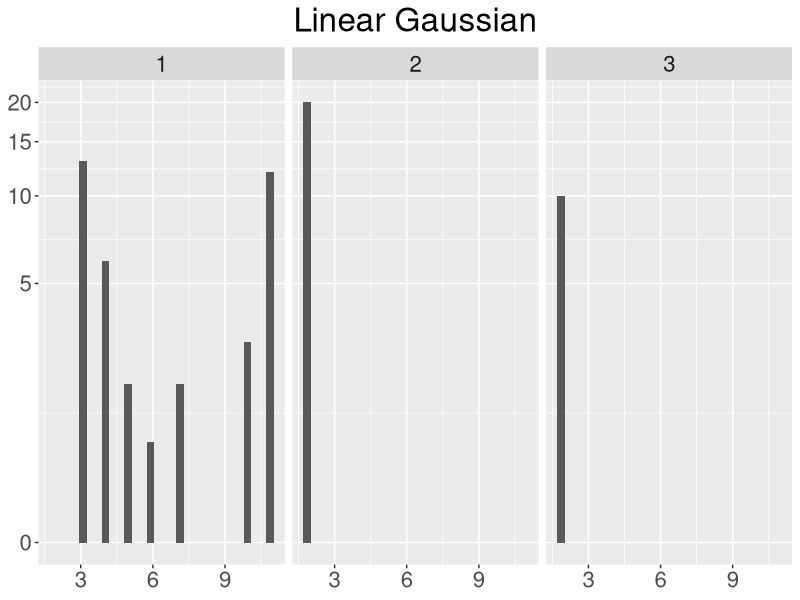
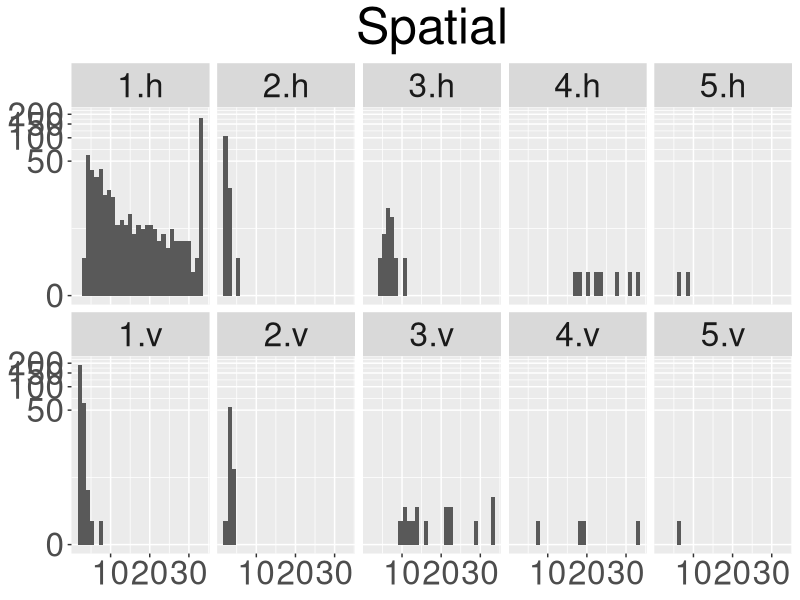

Source code (R) for these figures, in order:
library(plyr)
library(ggplot2)
# linear Gaussian
df <- read.csv("data/adaptive_resampling/adaptive_lgssm.csv", col.names = c("u", "m"))
ggplot(data = df, aes(x = m)) +
  geom_histogram() +
  facet_grid(~factor(u, levels=c('1','2','3','4', '5'))) +
  scale_y_continuous(trans='log1p') +
  theme(axis.title.x=element_blank(), axis.title.y=element_blank(),
        legend.title = element_blank(), legend.text=element_text(size=20),
        text = element_text(size=20), plot.title = element_text(hjust = 0.5)) +
  ggtitle("Linear Gaussian")
# ggsave("marginal_adaptive32_lgssm.pdf", width = 10, height = 5, dpi = 300)

# Spatial
df <- read.csv("data/adaptive_resampling/adaptive_spatial.csv", col.names = c("u", "direction", "m"))
# histogram of m
ggplot(data = df, aes(x = m)) +
  geom_histogram() +
  facet_wrap(~interaction(factor(u, levels = c('1', '2', '3', '4', '5')), factor(direction, levels = c('h', 'v'))), nrow = 2, ncol = 5) +
  scale_y_continuous(trans='log1p') +
  theme(axis.title.x=element_blank(), axis.title.y=element_blank(),
        legend.title = element_blank(), legend.text=element_text(size=30),
        text = element_text(size=30), plot.title = element_text(hjust = 0.5)) +
  ggtitle("Spatial")
# ggsave("m_adaptive_spatial.pdf", width = 10, height = 8, dpi = 300)
